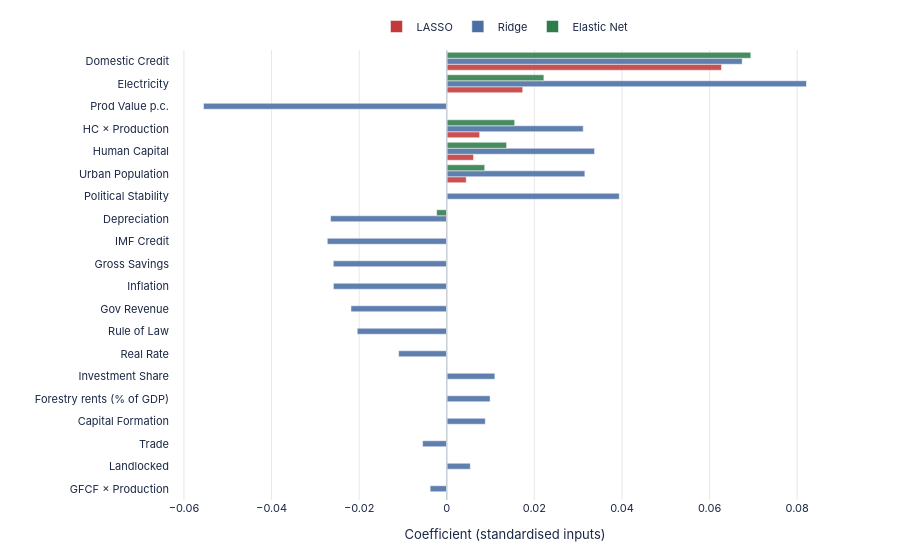

Source (notebook cell):
### Markdown cell above
## Fig 8 — Standardised Coefficients (LASSO / Ridge / Elastic Net)

### Code cell
coef_df = pd.DataFrame({'Feature': all_features, 'Short': short})
coef_df['LASSO']       = lasso.coef_
coef_df['Ridge']       = ridge.coef_
coef_df['Elastic Net'] = elastic.coef_
coef_df = coef_df[coef_df['Short'] != EXCLUDE_LABEL].copy()
coef_df['abs_avg'] = coef_df[['LASSO', 'Ridge', 'Elastic Net']].abs().mean(axis=1)
coef_df = coef_df.sort_values('abs_avg', ascending=True).reset_index(drop=True)

figC = go.Figure()
figC.add_vline(x=0, line=dict(color='#c9cfd6', width=1.5))
for m, col in [('LASSO', PAL['red']), ('Ridge', PAL['blue']), ('Elastic Net', PAL['green'])]:
    figC.add_trace(go.Bar(
        y=coef_df['Short'], x=coef_df[m], name=m, orientation='h',
        marker=dict(color=col, opacity=0.88, line=dict(color='white', width=0.5)),
        hovertemplate=f'%{{y}}: %{{x:+.3f}}<extra>{m}</extra>',
    ))

figC.update_layout(**base_layout(
    height=560, barmode='group', margin=dict(l=170, r=60, t=40, b=60),
    xaxis=dict(title='Coefficient (standardised inputs)', gridcolor=GRID,
               zeroline=False),
    yaxis=dict(tickfont=dict(size=11)),
    legend=dict(orientation='h', yanchor='bottom', y=1.02, xanchor='center', x=0.5),
))
save(figC, '08_ml_standardised_coefficients', w=1100, h=560)
figC.show(config=CFG)

### Figure 1 — Plotly figure (JSON) as saved in the notebook; plotly's stock layout.template omitted (floating-point values rounded to 4 significant figures)
{"data": [{"hovertemplate": "%{y}: %{x:+.3f}<extra>LASSO</extra>", "marker": {"color": "#c23a3a", "line": {"color": "white", "width": 0.5}, "opacity": 0.88}, "name": "LASSO", "orientation": "h", "type": "bar", "x": [0.0, -0.0, -0.0, 0.0, -0.0, 0.0, 0.0, 0.0, -0.0, -0.0, -0.0, -0.0, -0.0, 0.0, 0.004447, 0.006112, 0.007515, -0.0, 0.01734, 0.06273], "y": ["GFCF × Production", "Landlocked", "Trade", "Capital Formation", "Forestry rents (% of GDP)", "Investment Share", "Real Rate", "Rule of Law", "Gov Revenue", "Inflation", "Gross Savings", "IMF Credit", "Depreciation", "Political Stability", "Urban Population", "Human Capital", "HC × Production", "Prod Value p.c.", "Electricity", "Domestic Credit"]}, {"hovertemplate": "%{y}: %{x:+.3f}<extra>Ridge</extra>", "marker": {"color": "#4a6fa5", "line": {"color": "white", "width": 0.5}, "opacity": 0.88}, "name": "Ridge", "orientation": "h", "type": "bar", "x": [-0.00379, 0.005379, -0.005516, 0.008807, 0.009894, 0.01099, -0.01099, -0.02044, -0.02187, -0.02588, -0.0259, -0.02727, -0.02652, 0.03938, 0.03153, 0.03374, 0.03115, -0.05554, 0.08213, 0.06745], "y": ["GFCF × Production", "Landlocked", "Trade", "Capital Formation", "Forestry rents (% of GDP)", "Investment Share", "Real Rate", "Rule of Law", "Gov Revenue", "Inflation", "Gross Savings", "IMF Credit", "Depreciation", "Political Stability", "Urban Population", "Human Capital", "HC × Production", "Prod Value p.c.", "Electricity", "Domestic Credit"]}, {"hovertemplate": "%{y}: %{x:+.3f}<extra>Elastic Net</extra>", "marker": {"color": "#2e7d4a", "line": {"color": "white", "width": 0.5}, "opacity": 0.88}, "name": "Elastic Net", "orientation": "h", "type": "bar", "x": [0.0, 0.0, -0.0, 0.0, -0.0, -0.0, 0.0, 0.0, -0.0, -0.0, -0.0, -0.0, -0.002309, 0.0, 0.008663, 0.01365, 0.0155, -0.0, 0.02217, 0.06942], "y": ["GFCF × Production", "Landlocked", "Trade", "Capital Formation", "Forestry rents (% of GDP)", "Investment Share", "Real Rate", "Rule of Law", "Gov Revenue", "Inflation", "Gross Savings", "IMF Credit", "Depreciation", "Political Stability", "Urban Population", "Human Capital", "HC × Production", "Prod Value p.c.", "Electricity", "Domestic Credit"]}], "layout": {"barmode": "group", "font": {"color": "#1a2744", "family": "IBM Plex Sans, -apple-system, BlinkMacSystemFont, sans-serif", "size": 11}, "height": 560, "legend": {"orientation": "h", "x": 0.5, "xanchor": "center", "y": 1.02, "yanchor": "bottom"}, "margin": {"b": 60, "l": 170, "r": 60, "t": 40}, "paper_bgcolor": "#ffffff", "plot_bgcolor": "#ffffff", "shapes": [{"line": {"color": "#c9cfd6", "width": 1.5}, "type": "line", "x0": 0, "x1": 0, "xref": "x", "y0": 0, "y1": 1, "yref": "y domain"}], "xaxis": {"gridcolor": "#e5e7eb", "title": {"text": "Coefficient (standardised inputs)"}, "zeroline": false}, "yaxis": {"tickfont": {"size": 11}}}}
